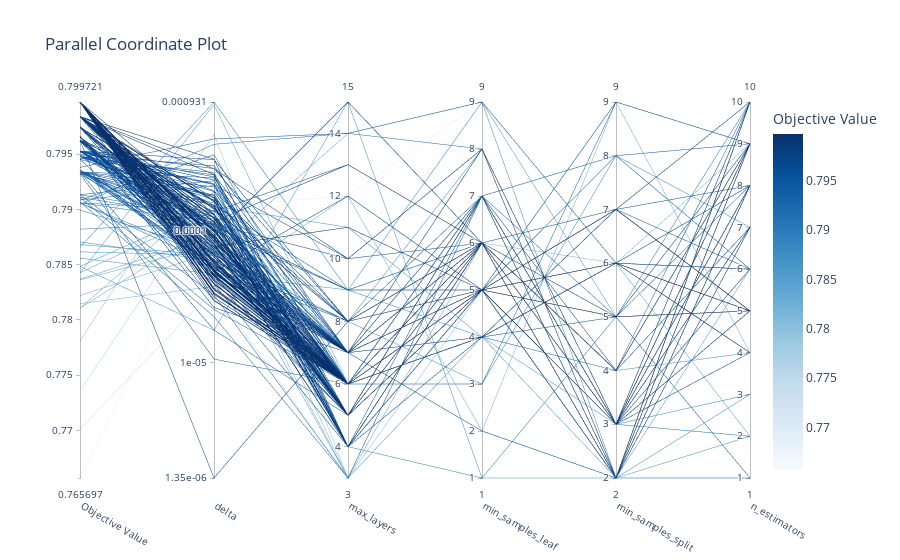

Notebook code for this chart:
### Code cell
from optuna.visualization import plot_parallel_coordinate

plot_parallel_coordinate(study)

### Figure 1 — Plotly figure (JSON) as saved in the notebook; plotly's stock layout.template omitted (floating-point values rounded to 4 significant figures; data arrays with more than 128 entries replaced by an {"elided": "..."} marker saying what was removed)
{"data": [{"dimensions": [{"label": "Objective Value", "range": [0.7657, 0.7997], "values": {"elided": "200 float values"}}, {"label": "delta", "range": [-5.868, -3.031], "ticktext": ["1.35e-06", "1e-05", "0.0001", "0.000931"], "tickvals": [-5.868, -5, -4, -3.031], "values": {"elided": "200 float values"}}, {"label": "max_layers", "range": [3, 15], "values": {"elided": "200 int values"}}, {"label": "min_samples_leaf", "range": [1, 9], "values": {"elided": "200 int values"}}, {"label": "min_samples_split", "range": [2, 9], "values": {"elided": "200 int values"}}, {"label": "n_estimators", "range": [1, 10], "values": {"elided": "200 int values"}}], "labelangle": 30, "labelside": "bottom", "line": {"color": {"elided": "200 float values"}, "colorbar": {"title": {"text": "Objective Value"}}, "colorscale": [[0, "rgb(247,251,255)"], [0.125, "rgb(222,235,247)"], [0.25, "rgb(198,219,239)"], [0.375, "rgb(158,202,225)"], [0.5, "rgb(107,174,214)"], [0.625, "rgb(66,146,198)"], [0.75, "rgb(33,113,181)"], [0.875, "rgb(8,81,156)"], [1, "rgb(8,48,107)"]], "reversescale": false, "showscale": true}, "type": "parcoords"}], "layout": {"title": {"text": "Parallel Coordinate Plot"}}}
